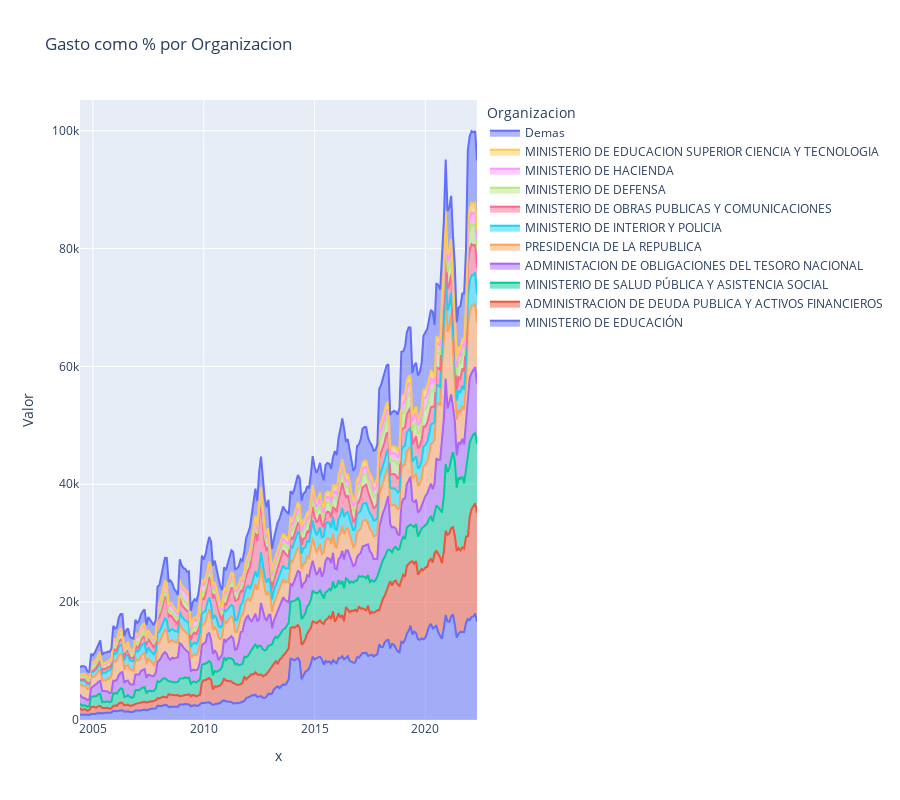

Here is the notebook cell this chart was saved with:
### Code cell
def bar_chart(df):
    df = df.copy().dropna()
    fig = px.area(df, x=df.index.strftime("%Y-%m"), y='Valor', color='Organizacion', title='Gasto como % por Organizacion')
    fig.update_layout(legend_traceorder="reversed",height=800)
    fig.show()
bar_chart(rolled)

### Figure 1 — Plotly figure (JSON) as saved in the notebook; plotly's stock layout.template omitted (floating-point values rounded to 4 significant figures; data arrays with more than 128 entries replaced by an {"elided": "..."} marker saying what was removed)
{"data": [{"fillpattern": {"shape": ""}, "hovertemplate": "Organizacion=MINISTERIO DE EDUCACIÓN<br>x=%{x}<br>Valor=%{y}<extra></extra>", "legendgroup": "MINISTERIO DE EDUCACIÓN", "line": {"color": "#636efa"}, "marker": {"symbol": "circle"}, "mode": "lines", "name": "MINISTERIO DE EDUCACIÓN", "orientation": "v", "showlegend": true, "stackgroup": "1", "type": "scatter", "x": {"elided": "216 str values"}, "xaxis": "x", "y": {"elided": "216 float values"}, "yaxis": "y"}, {"fillpattern": {"shape": ""}, "hovertemplate": "Organizacion=ADMINISTRACION DE DEUDA PUBLICA Y ACTIVOS FINANCIEROS<br>x=%{x}<br>Valor=%{y}<extra></extra>", "legendgroup": "ADMINISTRACION DE DEUDA PUBLICA Y ACTIVOS FINANCIEROS", "line": {"color": "#EF553B"}, "marker": {"symbol": "circle"}, "mode": "lines", "name": "ADMINISTRACION DE DEUDA PUBLICA Y ACTIVOS FINANCIEROS", "orientation": "v", "showlegend": true, "stackgroup": "1", "type": "scatter", "x": {"elided": "216 str values"}, "xaxis": "x", "y": {"elided": "216 float values"}, "yaxis": "y"}, {"fillpattern": {"shape": ""}, "hovertemplate": "Organizacion=MINISTERIO DE SALUD PÚBLICA Y ASISTENCIA SOCIAL<br>x=%{x}<br>Valor=%{y}<extra></extra>", "legendgroup": "MINISTERIO DE SALUD PÚBLICA Y ASISTENCIA SOCIAL", "line": {"color": "#00cc96"}, "marker": {"symbol": "circle"}, "mode": "lines", "name": "MINISTERIO DE SALUD PÚBLICA Y ASISTENCIA SOCIAL", "orientation": "v", "showlegend": true, "stackgroup": "1", "type": "scatter", "x": {"elided": "216 str values"}, "xaxis": "x", "y": {"elided": "216 float values"}, "yaxis": "y"}, {"fillpattern": {"shape": ""}, "hovertemplate": "Organizacion=ADMINISTACION DE OBLIGACIONES DEL TESORO NACIONAL<br>x=%{x}<br>Valor=%{y}<extra></extra>", "legendgroup": "ADMINISTACION DE OBLIGACIONES DEL TESORO NACIONAL", "line": {"color": "#ab63fa"}, "marker": {"symbol": "circle"}, "mode": "lines", "name": "ADMINISTACION DE OBLIGACIONES DEL TESORO NACIONAL", "orientation": "v", "showlegend": true, "stackgroup": "1", "type": "scatter", "x": {"elided": "216 str values"}, "xaxis": "x", "y": {"elided": "216 float values"}, "yaxis": "y"}, {"fillpattern": {"shape": ""}, "hovertemplate": "Organizacion=PRESIDENCIA DE LA REPUBLICA<br>x=%{x}<br>Valor=%{y}<extra></extra>", "legendgroup": "PRESIDENCIA DE LA REPUBLICA", "line": {"color": "#FFA15A"}, "marker": {"symbol": "circle"}, "mode": "lines", "name": "PRESIDENCIA DE LA REPUBLICA", "orientation": "v", "showlegend": true, "stackgroup": "1", "type": "scatter", "x": {"elided": "216 str values"}, "xaxis": "x", "y": {"elided": "216 float values"}, "yaxis": "y"}, {"fillpattern": {"shape": ""}, "hovertemplate": "Organizacion=MINISTERIO DE INTERIOR Y POLICIA<br>x=%{x}<br>Valor=%{y}<extra></extra>", "legendgroup": "MINISTERIO DE INTERIOR Y POLICIA", "line": {"color": "#19d3f3"}, "marker": {"symbol": "circle"}, "mode": "lines", "name": "MINISTERIO DE INTERIOR Y POLICIA", "orientation": "v", "showlegend": true, "stackgroup": "1", "type": "scatter", "x": {"elided": "216 str values"}, "xaxis": "x", "y": {"elided": "216 float values"}, "yaxis": "y"}, {"fillpattern": {"shape": ""}, "hovertemplate": "Organizacion=MINISTERIO DE OBRAS PUBLICAS Y COMUNICACIONES<br>x=%{x}<br>Valor=%{y}<extra></extra>", "legendgroup": "MINISTERIO DE OBRAS PUBLICAS Y COMUNICACIONES", "line": {"color": "#FF6692"}, "marker": {"symbol": "circle"}, "mode": "lines", "name": "MINISTERIO DE OBRAS PUBLICAS Y COMUNICACIONES", "orientation": "v", "showlegend": true, "stackgroup": "1", "type": "scatter", "x": {"elided": "216 str values"}, "xaxis": "x", "y": {"elided": "216 float values"}, "yaxis": "y"}, {"fillpattern": {"shape": ""}, "hovertemplate": "Organizacion=MINISTERIO DE DEFENSA<br>x=%{x}<br>Valor=%{y}<extra></extra>", "legendgroup": "MINISTERIO DE DEFENSA", "line": {"color": "#B6E880"}, "marker": {"symbol": "circle"}, "mode": "lines", "name": "MINISTERIO DE DEFENSA", "orientation": "v", "showlegend": true, "stackgroup": "1", "type": "scatter", "x": {"elided": "216 str values"}, "xaxis": "x", "y": {"elided": "216 float values"}, "yaxis": "y"}, {"fillpattern": {"shape": ""}, "hovertemplate": "Organizacion=MINISTERIO DE HACIENDA<br>x=%{x}<br>Valor=%{y}<extra></extra>", "legendgroup": "MINISTERIO DE HACIENDA", "line": {"color": "#FF97FF"}, "marker": {"symbol": "circle"}, "mode": "lines", "name": "MINISTERIO DE HACIENDA", "orientation": "v", "showlegend": true, "stackgroup": "1", "type": "scatter", "x": {"elided": "216 str values"}, "xaxis": "x", "y": {"elided": "216 float values"}, "yaxis": "y"}, {"fillpattern": {"shape": ""}, "hovertemplate": "Organizacion=MINISTERIO DE EDUCACION SUPERIOR CIENCIA Y TECNOLOGIA<br>x=%{x}<br>Valor=%{y}<extra></extra>", "legendgroup": "MINISTERIO DE EDUCACION SUPERIOR CIENCIA Y TECNOLOGIA", "line": {"color": "#FECB52"}, "marker": {"symbol": "circle"}, "mode": "lines", "name": "MINISTERIO DE EDUCACION SUPERIOR CIENCIA Y TECNOLOGIA", "orientation": "v", "showlegend": true, "stackgroup": "1", "type": "scatter", "x": {"elided": "216 str values"}, "xaxis": "x", "y": {"elided": "216 float values"}, "yaxis": "y"}, {"fillpattern": {"shape": ""}, "hovertemplate": "Organizacion=Demas<br>x=%{x}<br>Valor=%{y}<extra></extra>", "legendgroup": "Demas", "line": {"color": "#636efa"}, "marker": {"symbol": "circle"}, "mode": "lines", "name": "Demas", "orientation": "v", "showlegend": true, "stackgroup": "1", "type": "scatter", "x": {"elided": "216 str values"}, "xaxis": "x", "y": {"elided": "216 float values"}, "yaxis": "y"}], "layout": {"height": 800, "legend": {"title": {"text": "Organizacion"}, "tracegroupgap": 0, "traceorder": "reversed"}, "title": {"text": "Gasto como % por Organizacion"}, "xaxis": {"anchor": "y", "domain": [0, 1], "title": {"text": "x"}}, "yaxis": {"anchor": "x", "domain": [0, 1], "title": {"text": "Valor"}}}}
